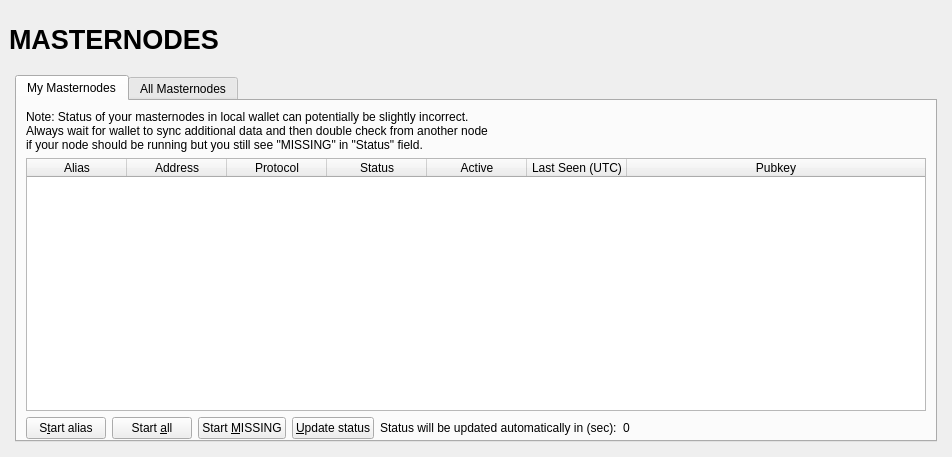
<?xml version="1.0" encoding="UTF-8"?>
<ui version="4.0">
 <class>MasternodeList</class>
 <widget class="QWidget" name="MasternodeList">
  <property name="geometry">
   <rect>
    <x>0</x>
    <y>0</y>
    <width>723</width>
    <height>457</height>
   </rect>
  </property>
  <property name="windowTitle">
   <string>Form</string>
  </property>
  <layout class="QVBoxLayout" name="topLayout" stretch="0">
   <property name="margin">
    <number>9</number>
   </property>
   <item>
     <layout class="QVBoxLayout" name="verticalLayout_Master" stretch="0,0">
     <property name="spacing">
      <number>0</number>
     </property>
     <item>
      <widget class="QFrame" name="frame_Header">
       <layout class="QVBoxLayout" name="verticalLayout_4">
        <property name="margin">
         <number>0</number>
        </property>
        <item>
         <layout class="QHBoxLayout" name="horizontalLayout_Header" stretch="1,0,1">
          <item>
           <widget class="QLabel" name="labelOverviewHeaderLeft">
            <property name="minimumSize">
             <size>
              <width>464</width>
              <height>60</height>
             </size>
            </property>
            <property name="maximumSize">
             <size>
              <width>16777215</width>
              <height>60</height>
             </size>
            </property>
            <property name="font">
             <font>
              <pointsize>20</pointsize>
              <weight>75</weight>
              <bold>true</bold>
             </font>
            </property>
            <property name="text">
             <string>MASTERNODES</string>
            </property>
           </widget>
          </item>
          <item>
           <spacer name="horizontalSpacer">
            <property name="orientation">
             <enum>Qt::Horizontal</enum>
            </property>
            <property name="sizeHint" stdset="0">
             <size>
              <width>40</width>
              <height>20</height>
             </size>
            </property>
           </spacer>
          </item>
          <item>
           <widget class="QLabel" name="labelOverviewHeaderRight">
            <property name="minimumSize">
             <size>
              <width>464</width>
              <height>60</height>
             </size>
            </property>
            <property name="maximumSize">
             <size>
              <width>16777215</width>
              <height>60</height>
             </size>
            </property>
            <property name="font">
             <font>
              <pointsize>14</pointsize>
             </font>
            </property>
            <property name="text">
             <string/>
            </property>
            <property name="alignment">
             <set>Qt::AlignRight|Qt::AlignTrailing|Qt::AlignVCenter</set>
            </property>
           </widget>
          </item>
         </layout>
        </item>
       </layout>
      </widget>
     </item>
     <item>
      <widget class="QFrame" name="frame_BG">
       <layout class="QVBoxLayout" name="verticalLayout_3">
        <property name="margin">
         <number>6</number>
        </property>
        <item>
         <widget class="QFrame" name="frame_Content">
          <layout class="QVBoxLayout" name="verticalLayout">
           <property name="spacing">
            <number>0</number>
           </property>
           <property name="margin">
            <number>0</number>
           </property>
           <item>
            <layout class="QGridLayout" name="gridLayout_2">
             <property name="spacing">
              <number>2</number>
             </property>
             <item row="0" column="0">
               <widget class="QTabWidget" name="tabAllMasternode">
                 <property name="tabPosition">
                   <enum>QTabWidget::North</enum>
                 </property>
                 <property name="currentIndex">
                   <number>0</number>
                 </property>
                 <widget class="QWidget" name="myMasternodeList" native="true">
                   <attribute name="title">
                     <string>My Masternodes</string>
                   </attribute>
                   <layout class="QVBoxLayout" name="verticalLayout_2">
                     <property name="bottomMargin">
                       <number>1</number>
                     </property>
                     <item>
                       <layout class="QHBoxLayout" name="horizontalLayout_note">
                         <property name="bottomMargin">
                           <number>0</number>
                         </property>
                         <item>
                           <widget class="QLabel" name="updateNote">
                             <property name="text">
                               <string>Note: Status of your masternodes in local wallet can potentially be slightly incorrect.&lt;br /&gt;Always wait for wallet to sync additional data and then double check from another node&lt;br /&gt;if your node should be running but you still see &quot;MISSING&quot; in &quot;Status&quot; field.</string>
                             </property>
                           </widget>
                         </item>
                       </layout>
                     </item>
                     <item>
                       <widget class="QTableWidget" name="tableWidgetMyMasternodes">
                         <property name="minimumSize">
                           <size>
                             <width>695</width>
                             <height>0</height>
                           </size>
                   </property>
                         <property name="palette">
                           <palette>
                             <active>
                               <colorrole role="Text">
                                 <brush brushstyle="SolidPattern">
                                   <color alpha="255">
                                     <red>51</red>
                                     <green>51</green>
                                     <blue>51</blue>
                                   </color>
                                 </brush>
                               </colorrole>
                             </active>
                             <inactive>
                               <colorrole role="Text">
                                 <brush brushstyle="SolidPattern">
                                   <color alpha="255">
                                     <red>51</red>
                                     <green>51</green>
                                     <blue>51</blue>
                                   </color>
                                 </brush>
                               </colorrole>
                             </inactive>
                             <disabled>
                               <colorrole role="Text">
                                 <brush brushstyle="SolidPattern">
                                   <color alpha="255">
                                     <red>85</red>
                                     <green>85</green>
                                     <blue>85</blue>
                                   </color>
                                 </brush>
                               </colorrole>
                             </disabled>
                           </palette>
                   </property>
                         <property name="editTriggers">
                           <set>QAbstractItemView::NoEditTriggers</set>
                   </property>
                         <property name="alternatingRowColors">
                           <bool>true</bool>
                   </property>
                         <property name="selectionMode">
                           <enum>QAbstractItemView::SingleSelection</enum>
                   </property>
                         <property name="selectionBehavior">
                           <enum>QAbstractItemView::SelectRows</enum>
                   </property>
                         <property name="sortingEnabled">
                           <bool>true</bool>
                   </property>
                         <attribute name="horizontalHeaderStretchLastSection">
                           <bool>true</bool>
                         </attribute>
                         <column>
                           <property name="text">
                             <string>Alias</string>
                           </property>
                         </column>
                         <column>
                           <property name="text">
                             <string>Address</string>
                           </property>
                         </column>
                         <column>
                           <property name="text">
                             <string>Protocol</string>
                           </property>
                         </column>
                         <column>
                           <property name="text">
                             <string>Status</string>
                           </property>
                         </column>
                         <column>
                           <property name="text">
                             <string>Active</string>
                           </property>
                         </column>
                         <column>
                    <property name="text">
                      <string>Last Seen (UTC)</string>
                    </property>
                         </column>
                         <column>
                    <property name="text">
                      <string>Pubkey</string>
                    </property>
                         </column>
                       </widget>
                     </item>
                     <item>
                       <layout class="QHBoxLayout" name="horizontalLayout_5">
                         <property name="bottomMargin">
                           <number>0</number>
                         </property>
                         <item>
                           <widget class="QPushButton" name="startButton">
                             <property name="text">
                               <string>S&amp;tart alias</string>
                             </property>
                           </widget>
                         </item>
                         <item>
                           <widget class="QPushButton" name="startAllButton">
                             <property name="text">
                               <string>Start &amp;all</string>
                             </property>
                           </widget>
                         </item>
                         <item>
                           <widget class="QPushButton" name="startMissingButton">
                             <property name="text">
                               <string>Start &amp;MISSING</string>
                             </property>
                           </widget>
                         </item>
                         <item>
                           <widget class="QPushButton" name="UpdateButton">
                             <property name="text">
                               <string>&amp;Update status</string>
                             </property>
                           </widget>
                         </item>
                         <item>
                           <widget class="QLabel" name="autoupdate_label">
                             <property name="text">
                               <string>Status will be updated automatically in (sec):</string>
                             </property>
                           </widget>
                         </item>
                         <item>
                           <widget class="QLabel" name="secondsLabel">
                             <property name="text">
                               <string>0</string>
                             </property>
                           </widget>
                         </item>
                         <item>
                           <spacer name="horizontalSpacer_5">
                             <property name="orientation">
                               <enum>Qt::Horizontal</enum>
                             </property>
                             <property name="sizeHint" stdset="0">
                               <size>
                                 <width>40</width>
                                 <height>20</height>
                               </size>
                             </property>
                           </spacer>
                         </item>
                       </layout>
                     </item>
                   </layout>
                 </widget>
                 <widget class="QWidget" name="allMasternodeList">
                   <attribute name="title">
                     <string>All Masternodes</string>
                   </attribute>
                   <layout class="QVBoxLayout" name="verticalLayout_5">
                     <item>
                       <layout class="QHBoxLayout" name="horizontalLayout_4">
                         <property name="bottomMargin">
                           <number>0</number>
                         </property>
                         <item>
                           <widget class="QLabel" name="filterListLb">
                             <property name="text">
                               <string>Filter List:</string>
                             </property>
                           </widget>
                         </item>
                         <item>
                           <widget class="QLineEdit" name="filterTextBox">
                             <property name="toolTip">
                               <string>Filter masternode list</string>
                             </property>
                           </widget>
                         </item>
                         <item>
                           <spacer name="horizontalSpacer_4">
                             <property name="orientation">
                               <enum>Qt::Horizontal</enum>
                             </property>
                             <property name="sizeHint" stdset="0">
                               <size>
                                 <width>10</width>
                                 <height>20</height>
                               </size>
                             </property>
                           </spacer>
                         </item>
                         <item>
                           <widget class="QLabel" name="nodeCountLb">
                             <property name="text">
                               <string>Node Count:</string>
                             </property>
                           </widget>
                         </item>
                         <item>
                           <widget class="QLabel" name="nodeCount">
                             <property name="text">
                               <string>0</string>
                             </property>
                           </widget>
                         </item>
                       </layout>
                     </item>
                     <item>
                       <widget class="QTableWidget" name="tableWidgetAllMasternodes">
                         <property name="minimumSize">
                           <size>
                             <width>695</width>
                             <height>0</height>
                           </size>
                         </property>
                         <property name="palette">
                           <palette>
                             <active>
                               <colorrole role="Text">
                                 <brush brushstyle="SolidPattern">
                                   <color alpha="255">
                                     <red>51</red>
                                     <green>51</green>
                                     <blue>51</blue>
                                   </color>
                                 </brush>
                               </colorrole>
                             </active>
                             <inactive>
                               <colorrole role="Text">
                                 <brush brushstyle="SolidPattern">
                                   <color alpha="255">
                                     <red>51</red>
                                     <green>51</green>
                                     <blue>51</blue>
                                   </color>
                                 </brush>
                               </colorrole>
                             </inactive>
                             <disabled>
                               <colorrole role="Text">
                                 <brush brushstyle="SolidPattern">
                                   <color alpha="255">
                                     <red>85</red>
                                     <green>85</green>
                                     <blue>85</blue>
                                   </color>
                                 </brush>
                               </colorrole>
                             </disabled>
                           </palette>
                         </property>
                         <property name="editTriggers">
                           <set>QAbstractItemView::NoEditTriggers</set>
                         </property>
                         <property name="alternatingRowColors">
                           <bool>true</bool>
                         </property>
                         <property name="selectionMode">
                           <enum>QAbstractItemView::SingleSelection</enum>
                         </property>
                         <property name="selectionBehavior">
                           <enum>QAbstractItemView::SelectRows</enum>
                         </property>
                         <property name="sortingEnabled">
                           <bool>true</bool>
                         </property>
                         <attribute name="horizontalHeaderStretchLastSection">
                           <bool>true</bool>
                         </attribute>
                         <column>
                    <property name="text">
                      <string>Address</string>
                    </property>
                         </column>
                         <column>
                    <property name="text">
                      <string>Protocol</string>
                    </property>
                         </column>
                         <column>
                    <property name="text">
                      <string>Status</string>
                    </property>
                         </column>
                         <column>
                    <property name="text">
                      <string>Active</string>
                    </property>
                         </column>
                         <column>
                           <property name="text">
                             <string>Last Seen (UTC)</string>
                    </property>
                         </column>
                         <column>
                           <property name="text">
                             <string>Pubkey</string>
                    </property>
                         </column>
                       </widget>
                     </item>
                   </layout>
                   <zorder>label_count</zorder>
                   <zorder>countLabel</zorder>
                   <zorder>horizontalSpacer_3</zorder>
                   <zorder>filterLineEdit</zorder>
                   <zorder>label_filter</zorder>
                   <zorder>tableWidgetAllMasternodes</zorder>
                   <zorder>layoutWidget</zorder>
                 </widget>
              </widget>
             </item>
            </layout>
           </item>
          </layout>
         </widget>
        </item>
       </layout>
      </widget>
     </item>
    </layout>
   </item>
  </layout>
 </widget>
 <resources/>
 <connections/>
</ui>
